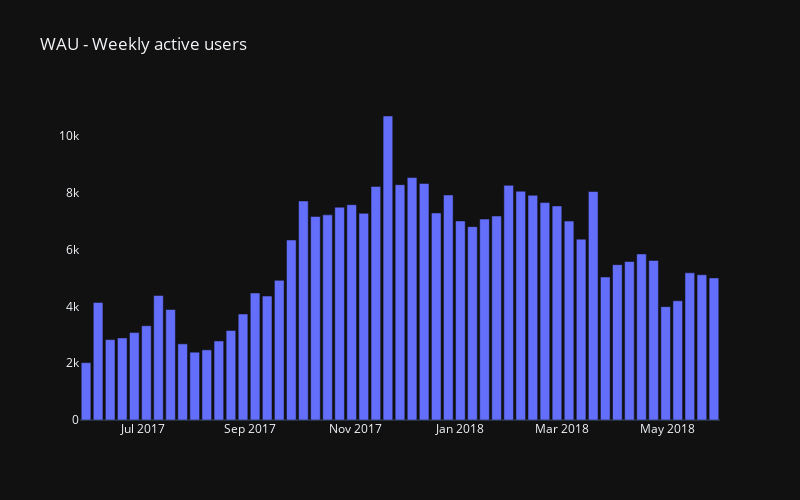

Notebook cell for this chart:
### Code cell
fig = px.bar(
    wau
    ,x='week_start_monday'
    ,y='wau'
    ,title='WAU - Weekly active users'
    ,labels={'wau': ''
             ,'week_start_monday': ''
             }
    # ,text='wau'
)
# fig.update_xaxes(showline=False, showgrid=False)
fig.update_yaxes(showline=False, showgrid=False)

### Figure 1 — Plotly figure (JSON) as saved in the notebook; plotly's stock layout.template omitted (floating-point values rounded to 4 significant figures)
{"data": [{"alignmentgroup": "True", "hovertemplate": "=%{y}<extra></extra>", "legendgroup": "", "marker": {"color": "#636efa", "pattern": {"shape": ""}}, "name": "", "offsetgroup": "", "orientation": "v", "showlegend": false, "textposition": "auto", "type": "bar", "x": ["2017-05-29T00:00:00", "2017-06-05T00:00:00", "2017-06-12T00:00:00", "2017-06-19T00:00:00", "2017-06-26T00:00:00", "2017-07-03T00:00:00", "2017-07-10T00:00:00", "2017-07-17T00:00:00", "2017-07-24T00:00:00", "2017-07-31T00:00:00", "2017-08-07T00:00:00", "2017-08-14T00:00:00", "2017-08-21T00:00:00", "2017-08-28T00:00:00", "2017-09-04T00:00:00", "2017-09-11T00:00:00", "2017-09-18T00:00:00", "2017-09-25T00:00:00", "2017-10-02T00:00:00", "2017-10-09T00:00:00", "2017-10-16T00:00:00", "2017-10-23T00:00:00", "2017-10-30T00:00:00", "2017-11-06T00:00:00", "2017-11-13T00:00:00", "2017-11-20T00:00:00", "2017-11-27T00:00:00", "2017-12-04T00:00:00", "2017-12-11T00:00:00", "2017-12-18T00:00:00", "2017-12-25T00:00:00", "2018-01-01T00:00:00", "2018-01-08T00:00:00", "2018-01-15T00:00:00", "2018-01-22T00:00:00", "2018-01-29T00:00:00", "2018-02-05T00:00:00", "2018-02-12T00:00:00", "2018-02-19T00:00:00", "2018-02-26T00:00:00", "2018-03-05T00:00:00", "2018-03-12T00:00:00", "2018-03-19T00:00:00", "2018-03-26T00:00:00", "2018-04-02T00:00:00", "2018-04-09T00:00:00", "2018-04-16T00:00:00", "2018-04-23T00:00:00", "2018-04-30T00:00:00", "2018-05-07T00:00:00", "2018-05-14T00:00:00", "2018-05-21T00:00:00", "2018-05-28T00:00:00"], "xaxis": "x", "y": [2021, 4143, 2832, 2891, 3080, 3321, 4386, 3893, 2683, 2389, 2471, 2785, 3155, 3735, 4476, 4368, 4920, 6343, 7719, 7171, 7228, 7499, 7587, 7281, 8232, 10712, 8291, 8543, 8335, 7296, 7930, 7015, 6813, 7080, 7189, 8268, 8061, 7918, 7661, 7544, 7008, 6372, 8053, 5039, 5474, 5584, 5850, 5622, 3994, 4200, 5186, 5118, 5007], "yaxis": "y"}], "layout": {"barmode": "relative", "height": 500, "legend": {"tracegroupgap": 0}, "title": {"text": "WAU - Weekly active users"}, "width": 800, "xaxis": {"anchor": "y", "domain": [0, 1], "title": {"text": ""}}, "yaxis": {"anchor": "x", "domain": [0, 1], "showgrid": false, "showline": false, "title": {"text": ""}}}}
